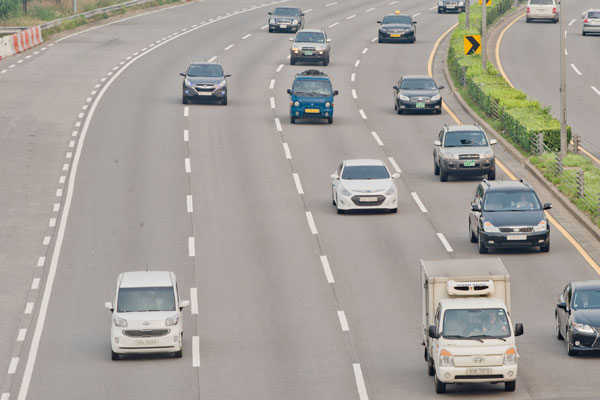
#> input picture OpenCV/text_book/opencv_practice_answer/images/car.jpg, 600 x 400 px
$ python '05-cv-05-02-cannyEdgeDetection-2-이미지트랙바.py'
#> lines starting #> are read from the running program, lines starting #| are printed output that depends on the picture
# 엣지 검출 - 트랙바 사용
import cv2
import numpy as np
import matplotlib.pyplot as plt

def onChange(pos):
    pass

def edge_detection():
    img = cv2.imread('images/car.jpg', cv2.IMREAD_GRAYSCALE)
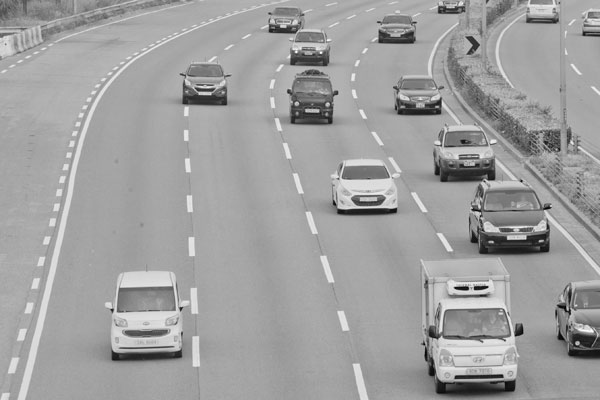
#> img: shape (400, 600); min 2, max 255, mean 159.6
    title = 'edge detection'
    cv2.namedWindow(title)

    cv2.createTrackbar('low threshold', title, 0, 255, onChange)
    cv2.createTrackbar('high threshold', title, 0, 255, onChange)
    cv2.imshow(title, img)

    while True:
        if cv2.waitKey(33) == 27:
#> (key Esc is pressed here)
            break

        low = cv2.getTrackbarPos('low threshold', title)
        high = cv2.getTrackbarPos('high threshold', title)

        if (low==0) and (high==0):
            cv2.imshow(title, img)
        elif low > high:
            print('Low threshold must be low than high threshold!')
        else:
            canny = cv2.Canny(img, low, high)
            cv2.imshow(title, canny)

    cv2.destroyAllWindows()

edge_detection()
